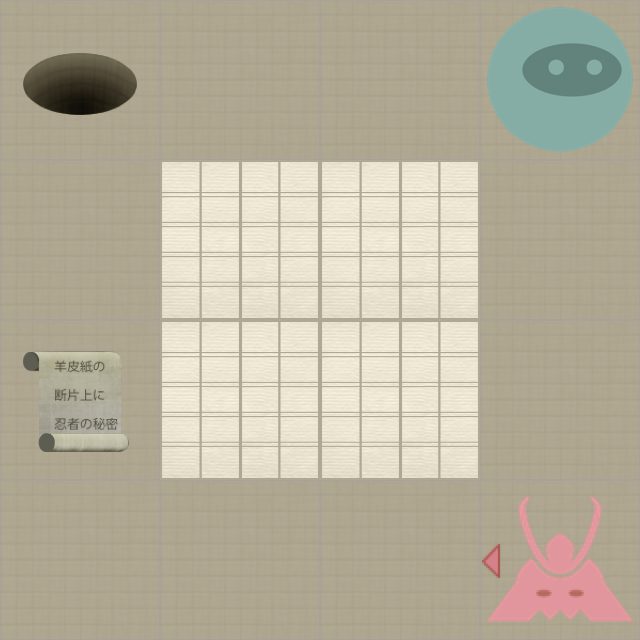

This game map was drawn from its Tiled (.tmx) file and the tilesets committed beside it. A one-line description and the trimmed map source follow:
An orthogonal 4x4 tile map with 160x160 px tiles, 2 tile layers (Level, Actors).

<map version="1.0" orientation="orthogonal" width="4" height="4" tilewidth="160" tileheight="160">
 <properties>
  <property name="moves" value="3" />
 </properties>
 <tileset firstgid="1" name="tiles" tilewidth="160" tileheight="160" spacing="2" margin="2">
  <image source="tiles-ipadhd.png" width="1024" height="1024" />
  <tile id="0">
   <properties>
    <property name="actor" value="exit" />
   </properties>
  </tile>
  <tile id="2">
   <properties>
    <property name="actor" value="guard" />
    <property name="direction" value="down" />
   </properties>
  </tile>
  <tile id="3">
   <properties>
    <property name="actor" value="guard" />
    <property name="direction" value="left" />
   </properties>
  </tile>
  <tile id="4">
   <properties>
    <property name="actor" value="guard" />
    <property name="direction" value="right" />
   </properties>
  </tile>
  <tile id="5">
   <properties>
    <property name="actor" value="guard" />
    <property name="direction" value="up" />
   </properties>
  </tile>
  <tile id="7">
   <properties>
    <property name="actor" value="player" />
   </properties>
  </tile>
  <tile id="8">
   <properties>
    <property name="actor" value="scroll" />
   </properties>
  </tile>
  <tile id="9">
   <properties>
    <property name="wall" value="1" />
   </properties>
  </tile>
 </tileset>
 <layer name="Level" width="4" height="4">
  <data>[16 cells, 16 non-empty, 2 distinct tile ids]</data>
 </layer>
 <layer name="Actors" width="4" height="4">
  <data>[16 cells, 4 non-empty, 4 distinct tile ids]</data>
 </layer>
</map>
